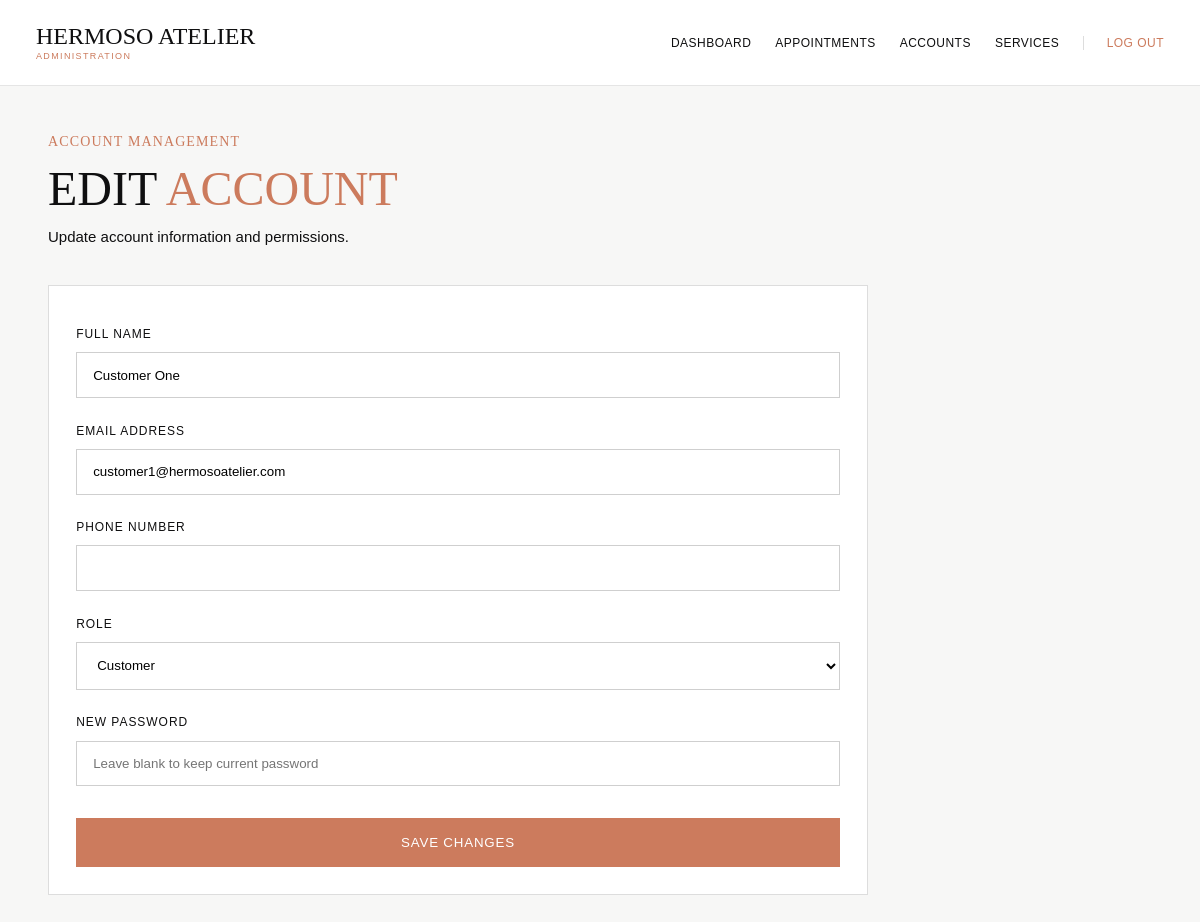
Page /admin/account_edit.php?id=2 (signed in) on the committed database.
### tables this page shows
CREATE TABLE users (
    id INT UNSIGNED AUTO_INCREMENT PRIMARY KEY,
    full_name VARCHAR(120) NOT NULL,
    email VARCHAR(190) NOT NULL UNIQUE,
    phone VARCHAR(30) NULL,
    password_hash VARCHAR(255) NOT NULL,
    role ENUM('customer', 'admin') NOT NULL DEFAULT 'customer',
    created_at TIMESTAMP NOT NULL DEFAULT CURRENT_TIMESTAMP
);

### admin/account_edit.php (the view, shortened to what this page needs)
<?php
$id = filter_input(INPUT_GET, 'id', FILTER_VALIDATE_INT);
$pdo = getConnection();
$stmt = $pdo->prepare(
    "SELECT id, full_name, email, phone, role
     FROM users
     WHERE id = :id
     LIMIT 1"
);
$stmt->execute([':id' => $id]);
$account = $stmt->fetch();
?>
<!DOCTYPE html>
<html lang="en">
<head>
<link rel="stylesheet" href="../assets/css/style.css">
<link rel="stylesheet" href="assets/admin.css">
</head>
<body class="admin-page">
<?php include 'header.php'; ?>
<main class="admin-main">
    <div class="admin-page-heading">
        <div>
            <div class="admin-kicker">ACCOUNT MANAGEMENT</div>
            <h1>EDIT <span>ACCOUNT</span></h1>
            <p>Update account information and permissions.</p>
        </div>
    </div>
    <section class="admin-panel account-form-panel">
        <form method="POST" action="account_action.php" class="admin-form">
            <label for="full_name">FULL NAME</label>
            <input id="full_name" type="text" name="full_name" maxlength="120" value="<?= htmlspecialchars($account['full_name'], ENT_QUOTES, 'UTF-8') ?>" required>
            <label for="email">EMAIL ADDRESS</label>
            <input id="email" type="email" name="email" maxlength="190" value="<?= htmlspecialchars($account['email'], ENT_QUOTES, 'UTF-8') ?>" required>
            <label for="phone">PHONE NUMBER</label>
            <input id="phone" type="tel" name="phone" maxlength="30" value="<?= htmlspecialchars($account['phone'] ?? '', ENT_QUOTES, 'UTF-8') ?>">
            <label for="role">ROLE</label>
            <select id="role" name="role" required>
                <option value="customer" <?= $account['role'] === 'customer' ? 'selected' : '' ?>>Customer</option>
            </select>
            <label for="password">NEW PASSWORD</label>
            <input id="password" type="password" name="password" minlength="8" placeholder="Leave blank to keep current password">
            <button type="submit" class="admin-button">SAVE CHANGES</button>
        </form>
    </section>
</main>
</body>
</html>

### assets/css/style.css (style rules this page uses)
:root { --ink: #0f0f10; --paper: #f7f7f6; --soft: #ececec; --accent: #cc7b5d; --accent-soft: #dec7b6; --line: #c8a990; --header-h: 15vh; --serif: "Californian FB", "Californian", "Baskerville", "Baskerville Old Face", Georgia, serif; --sans: Arial, Helvetica, sans-serif; }
* { box-sizing: border-box; }
html { scroll-behavior: smooth; }
body { margin: 0; color: var(--ink); background: #fff; font-family: var(--serif); }

### admin/assets/admin.css (style rules this page uses)
.admin-page,.admin-auth-page { margin:0;min-height:100vh;background:#f7f7f6;color:var(--ink);font-family:var(--serif) }
.admin-kicker { color:var(--accent);letter-spacing:.08em;font-size:14px;margin-bottom:1rem }
.admin-auth-card h1,.admin-page-heading h1 { margin:0;font-size:clamp(44px,4vw,78px);line-height:.95;font-weight:400 }
.admin-auth-card h1 span,.admin-page-heading h1 span { color:var(--accent) }
.admin-form { display:flex;flex-direction:column;gap:.7rem }
.admin-form label { margin-top:.9rem;font-family:var(--sans);font-size:12px;letter-spacing:.08em }
.admin-form input,.admin-form select { width:100%;padding:.9rem 1rem;border:1px solid #cfcfcf;background:#fff;border-radius:0;font-family:var(--sans);box-sizing:border-box }
.admin-button { margin-top:1.25rem;padding:1rem 1.2rem;border:1px solid var(--accent);background:var(--accent);color:#fff;font-family:var(--sans);letter-spacing:.06em;cursor:pointer }
.admin-main { padding:6vh 4vw 8vh }
.admin-page-heading { display:flex;justify-content:space-between;align-items:flex-end;margin-bottom:2.5rem }
.admin-page-heading p { margin:1rem 0 0;font-family:var(--sans);font-size:15px }
.admin-panel { background:#fff;border:1px solid #ddd;padding:1.7rem }
.account-form-panel { max-width:820px }

### rows in the picture
users: full_name "Customer One", email "customer1@hermosoatelier.com", role "Customer"
